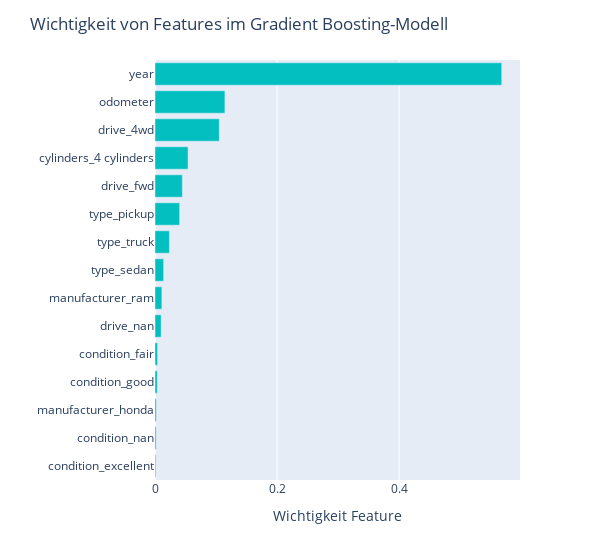

The code cell stored with this chart in its notebook:
### Code cell
# plot feature importances
feature_importances = pipe[-1].feature_importances_
feature_series = pd.Series(dict(zip(feature_names, feature_importances)))

fig = px.bar(feature_series.sort_values(ascending=True), orientation='h', color_discrete_sequence=[COLORS[1]])
fig.layout.showlegend=False
fig.layout.width=600
fig.layout.yaxis.title = ""
fig.layout.xaxis.title = "Wichtigkeit Feature"
fig.layout.title = "Wichtigkeit von Features im Gradient Boosting-Modell"
fig.show()

### Figure 1 — Plotly figure (JSON) as saved in the notebook; plotly's stock layout.template omitted (floating-point values rounded to 4 significant figures)
{"data": [{"alignmentgroup": "True", "hovertemplate": "variable=0<br>value=%{x}<br>index=%{y}<extra></extra>", "legendgroup": "0", "marker": {"color": "#04bfbf", "pattern": {"shape": ""}}, "name": "0", "offsetgroup": "0", "orientation": "h", "showlegend": true, "textposition": "auto", "type": "bar", "x": [0.001334, 0.00182, 0.002127, 0.003835, 0.004206, 0.01005, 0.01128, 0.01413, 0.02364, 0.04038, 0.0448, 0.05418, 0.1053, 0.1146, 0.5683], "xaxis": "x", "y": ["condition_excellent", "condition_nan", "manufacturer_honda", "condition_good", "condition_fair", "drive_nan", "manufacturer_ram", "type_sedan", "type_truck", "type_pickup", "drive_fwd", "cylinders_4 cylinders", "drive_4wd", "odometer", "year"], "yaxis": "y"}], "layout": {"barmode": "relative", "legend": {"title": {"text": "variable"}, "tracegroupgap": 0}, "margin": {"t": 60}, "showlegend": false, "title": {"text": "Wichtigkeit von Features im Gradient Boosting-Modell"}, "width": 600, "xaxis": {"anchor": "y", "domain": [0, 1], "title": {"text": "Wichtigkeit Feature"}}, "yaxis": {"anchor": "x", "domain": [0, 1], "title": {"text": ""}}}}
